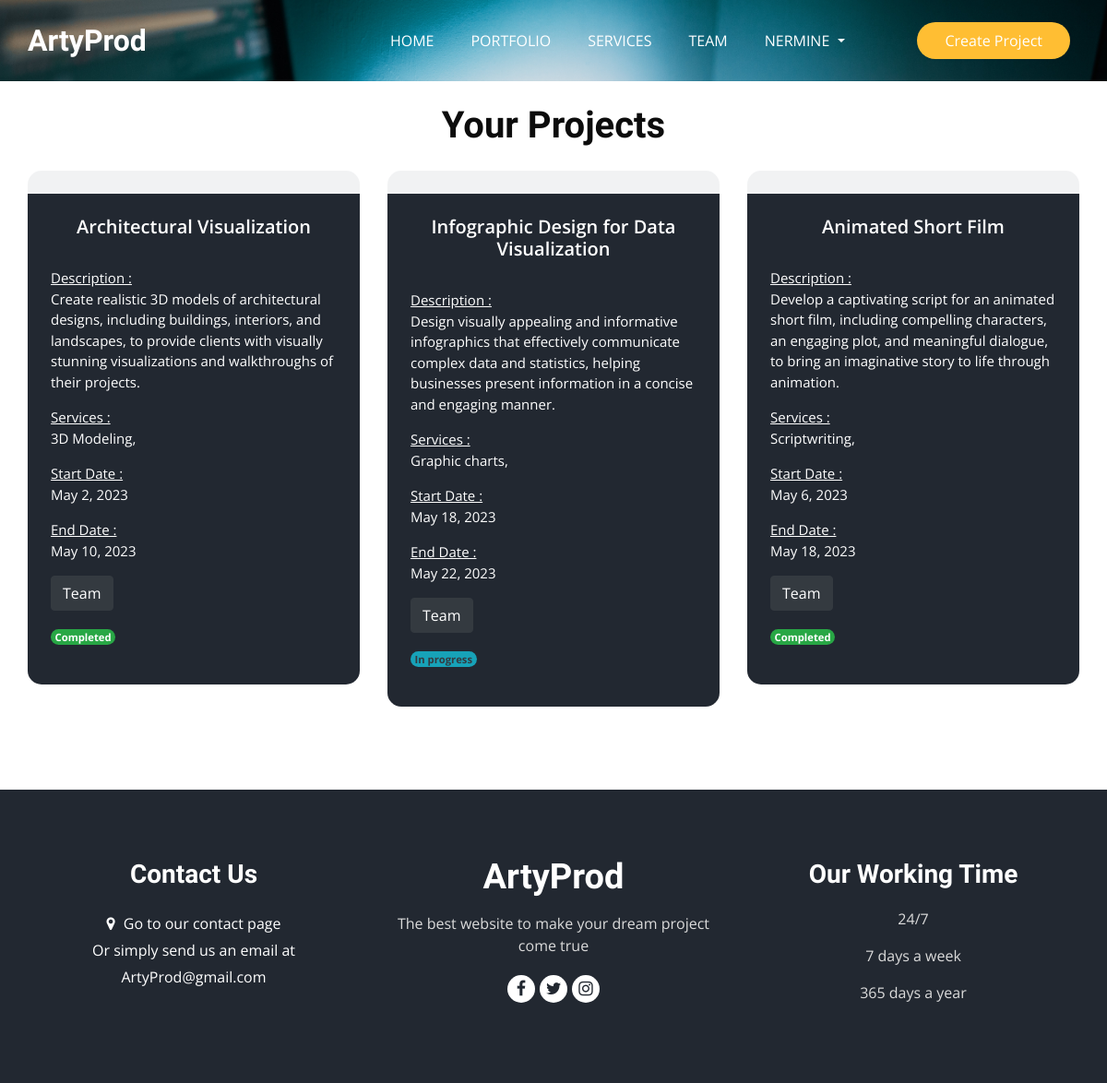
The app's page /ArtyProdApp/MyProjects (signed in), older data.
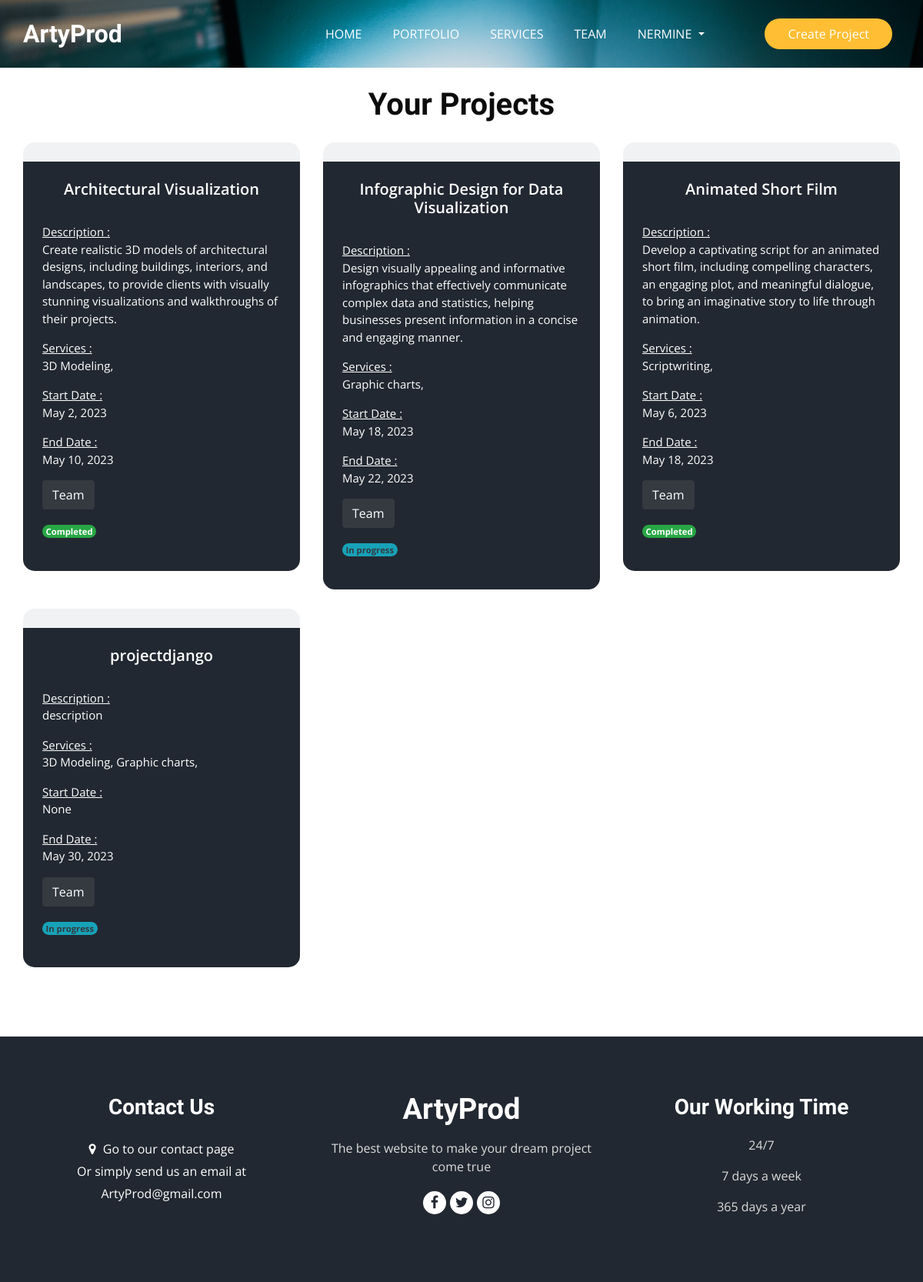
The same page, newer data.
### ArtyProdApp/models.py (models this page shows, shortened)
class Project(models.Model):
    label=models.CharField(max_length=50, default='')
    service = models.ManyToManyField(Services)
    description=models.TextField(max_length=500, default='')
    start_date=models.DateField(null=True)
    end_date=models.DateField()
    CHOICE=(("C","Completed"),
            ("I","In-progress"),
            )
    status=models.CharField(max_length=1, choices=CHOICE, default="I")
    team = models.ForeignKey(Team, on_delete=models.CASCADE, null=True)
    sender_username = models.CharField(max_length=150, blank=True)

class Services(models.Model):
    CHOICES=(("Graphic charts","Graphic charts"),
        ("3D Modeling","3D Modeling"),
        ("Scriptwriting","Scriptwriting"))
    TypeS=models.CharField(max_length=20, choices=CHOICES)
    description=models.TextField()
    Photo=models.FileField(upload_to='services/')
    def __str__(self):
        return self.TypeS

### ArtyProdApp/views.py (the view)
# urls.py: path('MyProjects', views.Myproject, name='myprojects')
def Myproject(request):
    projects = Project.objects.all()
    return render(request, 'MyProjects.html', {'projects': projects})

### ArtyProdApp/models.py (called while the page is built)
    def __str__(self):
        return ", ".join([personnel.name for personnel in self.personnel.all()])

### ArtyProdApp/templates/MyProjects.html (shortened to what this page needs)
{% load static %}
<!DOCTYPE html>
<html>
<head>
    <link
      rel="stylesheet"
      type="text/css"
      media="screen"
      href="{% static 'css/bootstrap.css'%}">
  <link rel="stylesheet" type="text/css" href="https://cdnjs.cloudflare.com/ajax/libs/OwlCarousel2/2.3.4/assets/owl.carousel.min.css" />
  <link rel="stylesheet" href="https://cdnjs.cloudflare.com/ajax/libs/jquery-nice-select/1.1.0/css/nice-select.min.css" />
    <link
      rel="stylesheet"
      type="text/css"
      media="screen"
      href="{% static 'css/font-awesome.min.css'%}">
      <link
      rel="stylesheet"
      type="text/css"
      media="screen"
      href="{% static 'css/style.css'%}">
      <link
      rel="stylesheet"
      type="text/css"
      media="screen"
      href="{% static 'css/responsive.css'%}">
</head>
<body class="sub_page">
  <div class="hero_area">
    <div class="bg-box">
      <img src="{% static 'media/hero-bg.jpg' %}" alt="">
    </div>
    <header class="header_section">
      <div class="container">
        <nav class="navbar navbar-expand-lg custom_nav-container ">
            <a class="navbar-brand" href="{% url 'Portfolio' %}">
                <span>
                  ArtyProd
                </span>
              </a>
              <div class="collapse navbar-collapse" id="navbarSupportedContent">
                <ul class="navbar-nav  mx-auto ">
                  <li class="nav-item">
                    <a class="nav-link" href="{% url 'Portfolio' %}">Home </a>
                  </li>
                  <li class="nav-item">
                    <a class="nav-link" href="{% url 'Projects' %}">Portfolio</a>
                  </li>
                  <li class="nav-item">
                    <a class="nav-link" href="{% url 'Services' %}">Services</a>
                  </li>
                  <li class="nav-item">
                    <a class="nav-link" href="{% url 'Personnel' %}">Team</a>
                  </li>
                  {%if user.is_authenticated%}
                  <li class="nav-item">
                    <div class="dropdown">
                        <a class="nav-link dropdown-toggle" href="#" role="button" id="dropdownMenuLink" data-bs-toggle="dropdown" aria-expanded="false">
                            {{user.username}}
                        </a>
                    </div>
                  </li>
                </ul>
                <div class="user_option">
                  <a href="{% url 'Project' %}" class="order_online">
                    Create Project
                  </a>
                </div>
                    {% endif %}
          </div>
        </nav>
      </div>
    </header>
  </div>
  <br/>
  <section class="food_section layout_padding-bottom">
    <div class="container">
      <div class="heading_container heading_center">
        <h2>
          Your Projects
        </h2>
      </div>
      <div class="filters-content">
        <div class="row grid">
            {% for p in projects %}
            {% if p.sender_username == request.user.username %}
          <div class="col-sm-6 col-lg-4 ">
            <div class="box">
              <div>
                    <div class="detail-box">
                      <br>
                      <center>
                      <h5>
                        {{ p.label }}
                      </h5>
                      </center>
                      <br>
                      <p>
                        <u>Description : </u> <br>
                        {{ p.description }}
                      </p>
                      <p>
                        <u>Services : </u> <br>
                        {% for service in p.service.all %}
                          {{ service }},
                        {% endfor %}
                      </p>
                    <p>
                      <u>Start Date : </u><br>
                        {{ p.start_date }}
                    </p>
                    <p>
                      <u>End Date : </u><br>
                        {{ p.end_date }}
                    </p>
                    <a class="btn btn-dark" data-bs-toggle="collapse" href="#collapseExample{{ p.id }}" role="button" aria-expanded="false" aria-controls="collapseExample{{ p.id }}">
                        Team
                    </a>
                        {% if p.status == 'C' %}
                    <p>
                        <span class="badge rounded-pill bg-success">Completed</span>
                    </p>
                        {% elif p.status == 'I' %}
                    <p>
                        <span class="badge rounded-pill bg-info text-dark">In progress</span>
                    </p>
                        {% endif %}
                    </div>
                </div>
                </div>
            </div>
            {% endif %}
            {% endfor %}
    </div>
  </section>
<footer class="footer_section">
  <div class="container">
    <div class="row">
      <div class="col-md-4 footer-col">
        <div class="footer_contact">
          <h4>
            Contact Us
          </h4>
          <div class="contact_link_box">
            {%if user.is_authenticated%}
            <a href="{% url 'Contact' %}">
              <i class="fa fa-map-marker" aria-hidden="true"></i>
              <span>
                Go to our contact page
              </span>
            </a>
            {%endif%}
              <span>
                Or simply send us an email at
              </span>
            <a>
              <span>
                ArtyProd@gmail.com
              </span>
            </a>
          </div>
        </div>
      </div>
      <div class="col-md-4 footer-col">
        <div class="footer_detail">
          <a href="" class="footer-logo">
            ArtyProd
          </a>
          <p>
            The best website to make your dream project come true
          </p>
          <div class="footer_social">
            <a href="">
              <i class="fa fa-facebook" aria-hidden="true"></i>
            </a>
            <a href="">
              <i class="fa fa-twitter" aria-hidden="true"></i>
            </a>
            <a href="">
              <i class="fa fa-instagram" aria-hidden="true"></i>
            </a>
          </div>
        </div>
      </div>
      <div class="col-md-4 footer-col">
        <h4>
          Our Working Time
        </h4>
        <p>
          24/7
        </p>
        <p>
          7 days a week
        </p>
        <p>
          365 days a year
        </p>
      </div>
    </div>
  </div>
</footer>
</body>
</html>

### static/css/style.css (style rules this page uses)
body { font-family: "Open Sans", sans-serif; color: #0c0c0c; background-color: #ffffff; overflow-x: hidden; }
.layout_padding-bottom { padding-bottom: 90px; }
h1, h2 { font-family: 'Dancing Script', cursive; }
.heading_container { display: -webkit-box; display: -ms-flexbox; display: flex; -webkit-box-orient: vertical; -webkit-box-direction: normal; -ms-flex-direction: column; flex-direction: column; -webkit-box-align: start; -ms-flex-align: start; align-items: flex-start; }
.heading_container h2 { position: relative; margin-bottom: 0; font-size: 2.5rem; font-weight: bold; }
.heading_container.heading_center { -webkit-box-align: center; -ms-flex-align: center; align-items: center; text-align: center; }
a, a:hover, a:focus { text-decoration: none; }
.btn, .btn:focus { outline: none !important; -webkit-box-shadow: none; box-shadow: none; }
.hero_area { position: relative; min-height: 100vh; display: -webkit-box; display: -ms-flexbox; display: flex; -webkit-box-orient: vertical; -webkit-box-direction: normal; -ms-flex-direction: column; flex-direction: column; }
.bg-box { position: absolute; top: 0; left: 0; width: 100%; height: 100%; }
.bg-box img { width: 100%; height: 100%; -o-object-fit: cover; object-fit: cover; }
.sub_page .hero_area { min-height: auto; }
.sub_page .hero_area .bg-box { position: absolute; top: 0; left: 0; width: 100%; height: 100%; }
.sub_page .hero_area .bg-box img { width: 100%; height: 100%; -o-object-fit: cover; object-fit: cover; -o-object-position: right top; object-position: right top; }
.header_section { padding: 15px 0; }
.navbar-brand { font-family: 'Dancing Script', cursive; }
.navbar-brand span { font-weight: bold; font-size: 32px; color: #ffffff; }
.custom_nav-container { padding: 0; }
.custom_nav-container .navbar-nav { padding-left: 18%; }
.custom_nav-container .navbar-nav .nav-item .nav-link { padding: 5px 20px; color: #ffffff; text-align: center; text-transform: uppercase; border-radius: 5px; -webkit-transition: all 0.3s; transition: all 0.3s; }
.user_option { display: -webkit-box; display: -ms-flexbox; display: flex; -webkit-box-align: center; -ms-flex-align: center; align-items: center; }
.user_option a { margin: 0 10px; }
.user_option .order_online { display: inline-block; padding: 8px 30px; background-color: #ffbe33; color: #ffffff; border-radius: 45px; -webkit-transition: all 0.3s; transition: all 0.3s; border: none; }
.food_section .box { position: relative; margin-top: 25px; background-color: #ffffff; border-radius: 10px; color: #ffffff; border-radius: 15px; overflow: hidden; background: linear-gradient(to bottom, #f1f2f3 25px, #222831 25px); }
.food_section .box .detail-box { padding: 25px; }
.food_section .box .detail-box h5 { font-weight: 600; }
.food_section .box .detail-box p { font-size: 15px; }
.footer_section { background-color: #222831; color: #ffffff; padding: 75px 0 40px 0; text-align: center; }
.footer_section h4 { font-size: 28px; }
.footer_section h4, .footer_section .footer-logo { font-weight: 600; margin-bottom: 20px; font-family: 'Dancing Script', cursive; }
.footer_section p { color: #dbdbdb; }
.footer_section .footer-col { margin-bottom: 30px; }
.footer_section .footer_contact .contact_link_box { display: -webkit-box; display: -ms-flexbox; display: flex; -webkit-box-orient: vertical; -webkit-box-direction: normal; -ms-flex-direction: column; flex-direction: column; }
.footer_section .footer_contact .contact_link_box a { margin: 5px 0; color: #ffffff; }
.footer_section .footer_contact .contact_link_box a i { margin-right: 5px; }
.footer_section .footer-logo { display: block; font-weight: bold; font-size: 38px; line-height: 1; color: #ffffff; }
.footer_section .footer_social { display: -webkit-box; display: -ms-flexbox; display: flex; -webkit-box-pack: center; -ms-flex-pack: center; justify-content: center; margin-top: 20px; margin-bottom: 10px; }
.footer_section .footer_social a { display: -webkit-box; display: -ms-flexbox; display: flex; -webkit-box-pack: center; -ms-flex-pack: center; justify-content: center; -webkit-box-align: center; -ms-flex-align: center; align-items: center; color: #222831; width: 30px; height: 30px; border-radius: 100%; background-color: #ffffff; border-radius: 100%; margin: 0 2.5px; font-size: 18px; }

### static/css/responsive.css (style rules this page uses)
@media (min-width: 1200px) { .container { max-width: 1170px; } }

Row changes from the older to the newer data that the page shows:
added Project: label "projectdjango", description "description", start_date "None", end_date "May 30, 2023", status "In progress", Services (TypeS "3D Modeling"), Services (TypeS "Graphic charts")
